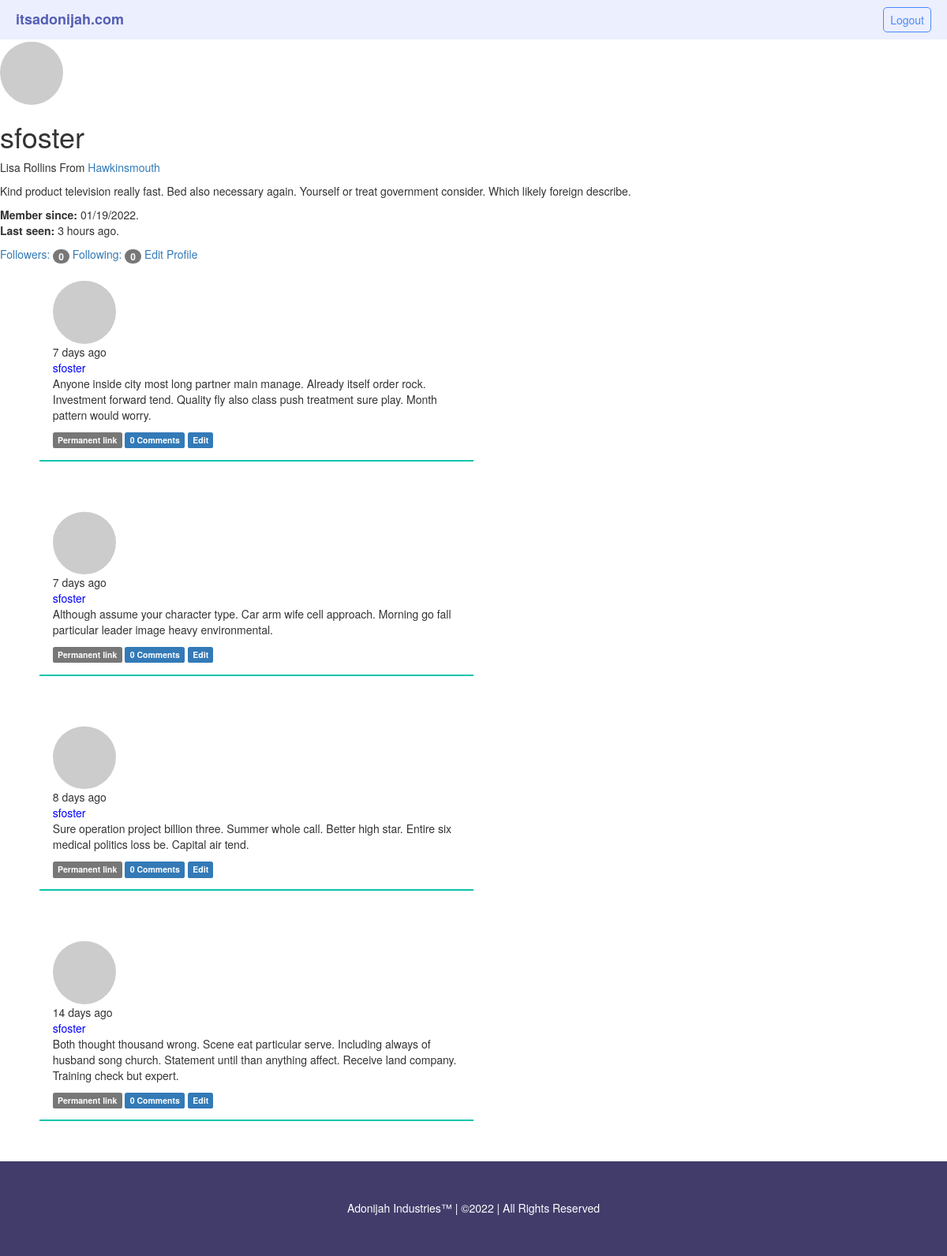
/user/sfoster (signed in), run on the app's committed database.
### app/models.py (models this page shows, shortened)
class User(UserMixin,db.Model):
    __tablename__='users'
    id=db.Column(db.Integer,primary_key=True,autoincrement=True)
    email=db.Column(db.String(64),unique=True,index=True)
    username=db.Column(db.String(64),unique=True,index=True)
    password_hash=db.Column(db.String(128))
    confirmed=db.Column(db.Boolean,default=False)
    name=db.Column(db.String(64))
    profile=db.Column(db.String(20),nullable=True)
    location=db.Column(db.String(64))
    about_me=db.Column(db.Text())
    member_since=db.Column(db.DateTime(),default=datetime.utcnow)
    last_seen=db.Column(db.DateTime(),default=datetime.utcnow)
    avatar_hash=db.Column(db.String(64))
    role_id=db.Column(db.Integer,db.ForeignKey('roles.id'))
    posts=db.relationship('Post',backref='author',lazy='dynamic')
    followed=db.relationship('Follow',foreign_keys=[Follow.follower_id],backref=db.backref('follower', lazy='joined'), lazy='dynamic', cascade='all, delete-orphan')
    followers = db.relationship('Follow', foreign_keys=[Follow.followed_id], backref=db.backref('followed', lazy='joined'), lazy='dynamic', cascade='all, delete-orphan')
    comments=db.relationship('Comment',backref='author',lazy='dynamic')
    @property
    def password(self):
        raise AttributeError('Password is not a readable attribute')
    def can(self,perm):
        return self.role is not None and self.role.has_permission(perm)
    def is_administrator(self):
        return self.can(Permission.ADMIN)
    def ping(self):
        self.last_seen=datetime.utcnow()
        db.session.add(self)
        db.session.commit()
    def gravatar(self,size=100,default='identicon',rating='g'):
        if request.is_secure:
            url = 'https://secure.gravatar.com/avatar'
        else:
            url = 'http://www.gravatar.com/avatar'
        hash = hashlib.md5(self.email.lower().encode('utf-8')).hexdigest()
        return '{url}/{hash}?s={size}&d={default}&r={rating}'.format(url=url, hash=hash, size=size, default=default, rating=rating)

class Post(db.Model):
    __tablename__='posts'
    id=db.Column(db.Integer,primary_key=True)
    body=db.Column(db.Text)
    timestamp=db.Column(db.DateTime,index=True,default=datetime.utcnow)
    body_html=db.Column(db.Text)
    author_id=db.Column(db.Integer,db.ForeignKey('users.id'))
    comments=db.relationship('Comment',backref='post',lazy='dynamic')

### app/main/views.py (the view)
@main.route('/user/<username>')
def user(username):
    user=User.query.filter_by(username=username).first_or_404()
    if user is None:
        abort(404)
    posts=user.posts.order_by(Post.timestamp.desc()).all()
    return render_template('user.html',user=user,posts=posts)

### app/main/__init__.py (called while the page is built)
@main.app_context_processor
def inject_permission():
    return dict(Permission=Permission)

### app/main/views.py (called while the page is built)
@main.after_app_request
def after_request(response):
    for query in get_debug_queries():
        if query.duration >= current_app.config['MICROBLOG_SLOW_DB_QUERY_TIME']:
            current_app.logger.warning('Slow query: %s\nParameters: %s\nDuration: %fs\nContext: %s\n'% (query.statement, query.parameters, query.duration, query.context))
    return response

@main.before_app_request
def before_request():
    if current_user.is_authenticated and not current_user.confirmed and request.blueprint !='main' and request.endpoint !='static':
        return redirect(url_for('main.unconfirmed'))

@main.before_app_request
def before_request():
    if current_user.is_authenticated:
        current_user.ping()
        if not current_user.confirmed and request.endpoint and request.blueprint !='main' and request.endpoint != 'static':
            return redirect(url_for('main.unconfirmed'))

### app/models.py (called while the page is built)
@login_manager.user_loader
def load_user(user_id):
    return User.query.get(int(user_id))

### app/templates/user.html (shortened to what this page needs)
{%extends "base.html"%}
{%block content%}
    <img class="img-circle profile-thumbnail" src="{{user.gravatar(size=256)}}"
    <div class="page-header">
        <h1>{{ user.username }}</h1>
        {% if user.name or user.location %}
        <p>
            {% if user.name %}{{ user.name }}{% endif %}
            {% if user.location %}
                From <a href="http://maps.google.com/?q={{ user.location }}" target="blank">{{ user.location }}</a>
            {% endif %}
            </p>
        {% endif %}
        {% if user.about_me %}<p>{{ user.about_me }}</p>{% endif %}
        <p>
            <b>Member since:</b> {{ moment(user.member_since).format('L') }}.
            <br/>
            <b>Last seen:</b> {{ moment(user.last_seen).fromNow() }}.
        </p>
        <a href="{{ url_for('main.followers', username=user.username) }}">Followers: <span class="badge">{{ user.followers.count()-1 }}</span>
        </a>
        <a href="{{ url_for('main.followed_by', username=user.username) }}">Following: <span class="badge">{{ user.followed.count() -1 }}</span>
        </a>
        {%if user==current_user%}
            <a href="{{url_for('main.edit_profile')}}">Edit Profile</a>
        {%endif%}
    {%include '_posts.html'%}
    {{super()}}
{%endblock%}

### app/templates/base.html (shortened to what this page needs)
{% extends "bootstrap/base.html"%}
{%block styles%}
{{super()}}
<link rel="stylesheet" href="{{url_for('static',filename="styles/styles.css")}}" type="text/css">
{%endblock%}
{%block navbar%}
    <header>
        <div id="brand"><a href="{{url_for('main.home')}}">itsadonijah.com</a></div>
        <nav>
            <ul>
                {%if current_user.is_authenticated%}
                <li id="login"><a href="{{url_for('main.logout')}}">Logout</a></li>
                {%else%}
                <li id="login"><a href="{{url_for('main.login')}}">Login</a></li>
                <li id="signup"><a href="{{url_for('main.register')}}">Signup</a></li>
                {%endif%}
            </ul>
        </nav>
    </header>
{%endblock%}
{%block content%}
{%block footer%}
<div class="footer">
    <h5 class="text-center">Adonijah Industries&trade; | &copy;2022 | All Rights Reserved</h5>
</div>
{%endblock%}
{%endblock%}

### app/templates/_posts.html (shortened to what this page needs)
<ul class="posts">
{% for post in posts %}
    <li class="post">
        <div class="profile-thumbnail">
            <a href="{{ url_for('main.user', username=post.author.username) }}"><img class="img-circle profile-thumbnail" src="{{ post.author.gravatar(size=40) }}"></a>
        </div>
        <div class="post-date">
            {{ moment(post.timestamp).fromNow() }}
        </div>
        <div class="post-author">
            <a href="{{ url_for('main.user', username=post.author.username) }}"> {{ post.author.username }}</a>
        </div>
        <div class="post-body">
            {% if post.body_html %}
                {{ post.body_html | safe }}
            {% else %}
                {{ post.body }}
            {% endif %}
            <div class="post-footer">
                <a href="{{ url_for('main.post', id=post.id) }}"><span class="label label-default">Permanent link</span></a>
                <a href="{{ url_for('main.post', id=post.id) }}#comments">
                    <span class="label label-primary">{{ post.comments.count() }} Comments</span>
                </a>
                {% if current_user == post.author %}
                    <a href="{{ url_for('main.edit', id=post.id) }}"><span class="label label-primary">Edit</span></a>
                {% elif current_user.is_administrator() %}
                    <a href="{{ url_for('main.edit', id=post.id) }}"><span class="label label-danger">Edit [Admin]</span></a>
                {% endif %}
            </div>
        </div>
    </li>
{% endfor %}
</ul>

### app/static/styles/styles.css (style rules this page uses)
:root { box-sizing: border-box; }
body { font: 'Ariel', 'sans-serif'; }
.footer { color: white; background-color: rgb(66, 60, 107); padding: 3em; }
header a { text-decoration: none; }
header { padding: 0 20px; background-color: rgb(236, 239, 253); height: 50px; display: flex; justify-content: space-between; }
#brand { font-weight: bold; font-size: 18px; display: flex; align-items: center; }
#brand a { color: #555fb4; }
ul { list-style: none; height: 100%; display: flex; align-items: center; justify-content: space-around; }
ul a { color: white; }
ul li { padding: 5px; margin-left: 10px; }
#login, #signup { border-radius: 5px; padding: 5px 8px; }
#login { border: 1px solid #498afb; }
#login a { color: #498afb; }
.posts { display: flex; flex-direction: column; }
.post { flex: 1; padding: 1.2em; align-items: left; border-bottom: 2px solid rgb(7, 197, 172); }
.post-author>a { color: blue !important; }
.profile-thumbnail { margin-right: -5em; padding-top: .2em; }
@media (min-width:560px) { .posts { display: flex; max-width: 50%; flex-direction: column; justify-content: left; } }
@media (min-width:560px) { .post { display: flex; flex-direction: column; justify-content: left; } }

### data on the page
User: username "sfoster", name "Lisa Rollins", location "Hawkinsmouth", about_me "Kind product television really fast. Bed also necessary again. Yourself or treat government consider. Which likely foreign describe.", member_since "01/19/2022", last_seen "3 hours ago"
Post: timestamp "7 days ago", author.username "sfoster", body_html "Anyone inside city most long partner main manage. Already itself order rock. Investment forward tend. Quality fly also class push treatment sure play. Month pattern would worry.", comments.count "0"
Post: timestamp "7 days ago", author.username "sfoster", body_html "Although assume your character type. Car arm wife cell approach. Morning go fall particular leader image heavy environmental.", comments.count "0"
Post: timestamp "8 days ago", author.username "sfoster", body_html "Sure operation project billion three. Summer whole call. Better high star. Entire six medical politics loss be. Capital air tend.", comments.count "0"
Post: timestamp "14 days ago", author.username "sfoster", body_html "Both thought thousand wrong. Scene eat particular serve. Including always of husband song church. Statement until than anything affect. Receive land company. Training check but expert.", comments.count "0"

### other printed values
{{ user.followers.count()-1 }} "0"
{{ user.followed.count() -1 }} "0"
